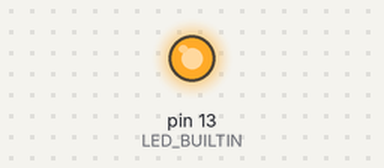
The sketch below on a simulated Arduino Uno, built with avr-gcc and run on an emulated ATmega328P. On the bench: output pins drawn as LEDs (lit = HIGH).

Above: at 0.2 s.
At 21.7 s:
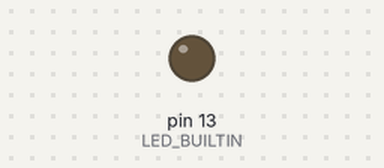
Timing chart, 0 to 22.8 s (numbered marks = the images above):
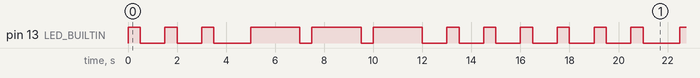

The sketch:

sketch_jul14b_SOS.ino
```cpp
void setup() {
 // initialize digital pin LED_BUILTIN as an output.
  pinMode(LED_BUILTIN, OUTPUT);
  // put your // initialize digital pin LED_BUILTIN as an output.


}

void loop() {
   digitalWrite(LED_BUILTIN, HIGH);   // turn the LED on (HIGH is the voltage level)
  delay(500);                       // wait for half a second
  digitalWrite(LED_BUILTIN, LOW);    // turn the LED off by making the voltage LOW
  delay(1000);                     // wait for a second
  digitalWrite(LED_BUILTIN, HIGH);   // turn the LED on (HIGH is the voltage level)
  delay(500);                       // wait for half a second
  digitalWrite(LED_BUILTIN, LOW);    // turn the LED off by making the voltage LOW
  delay(1000);                      // wait for a second
  digitalWrite(LED_BUILTIN, HIGH);   // turn the LED on (HIGH is the voltage level)
  delay(500);                       // wait for half a second
  digitalWrite(LED_BUILTIN, LOW);    // turn the LED off by making the voltage LOW
  delay(1000);
  // wait for a second

  digitalWrite(LED_BUILTIN, LOW);   // turn the LED on (HIGH is the voltage level)
  delay(500);                       // wait for half a second
  digitalWrite(LED_BUILTIN, HIGH); // turn the LED on (HIGH is the voltage level)
  delay(2000);
  digitalWrite(LED_BUILTIN, LOW);   // turn the LED on (HIGH is the voltage level)
  delay(500);                       // wait for half a second
  digitalWrite(LED_BUILTIN, HIGH);   // turn the LED on (HIGH is the voltage level)
  delay(2000);
  digitalWrite(LED_BUILTIN, LOW);   // turn the LED on (HIGH is the voltage level)
  delay(500);                       // wait for half a second
  digitalWrite(LED_BUILTIN, HIGH);   // turn the LED on (HIGH is the voltage level)
  delay(2000);

  digitalWrite(LED_BUILTIN, LOW);   // turn the LED on (HIGH is the voltage level)
  delay(1000);
  digitalWrite(LED_BUILTIN, HIGH);   // turn the LED on (HIGH is the voltage level)
  delay(500);                       // wait for half a second
  digitalWrite(LED_BUILTIN, LOW);    // turn the LED off by making the voltage LOW
  delay(1000);                     // wait for a second
  digitalWrite(LED_BUILTIN, HIGH);   // turn the LED on (HIGH is the voltage level)
  delay(500);                       // wait for half a second
  digitalWrite(LED_BUILTIN, LOW);    // turn the LED off by making the voltage LOW
  delay(1000);                      // wait for a second
  digitalWrite(LED_BUILTIN, HIGH);   // turn the LED on (HIGH is the voltage level)
  delay(500);                       // wait for half a second
  digitalWrite(LED_BUILTIN, LOW);    // turn the LED off by making the voltage LOW
  delay(1000);                 // wait for a second
  // put your main code here, to run repeatedly:

}
```

Measured:
- by itself, pin 13 (LED_BUILTIN): repeats every 17.5 s: 2 × (LOW 1.0 s, HIGH 0.50 s), LOW 1.5 s, 2 × (HIGH 2.0 s, LOW 0.50 s), HIGH 2.0 s, 4 × (LOW 1.0 s, HIGH 0.50 s)
- by itself, everything shown: repeats every 17.5 s, in 18 steps
